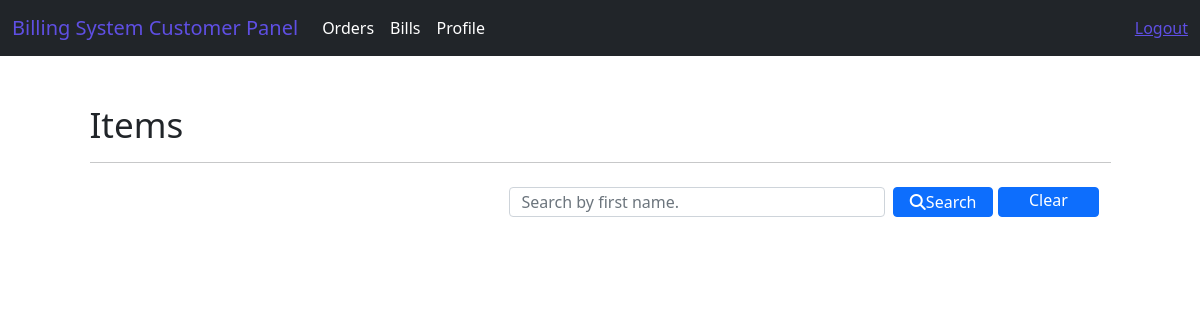
The page /buyer/dashboard/ on the database as committed earlier.
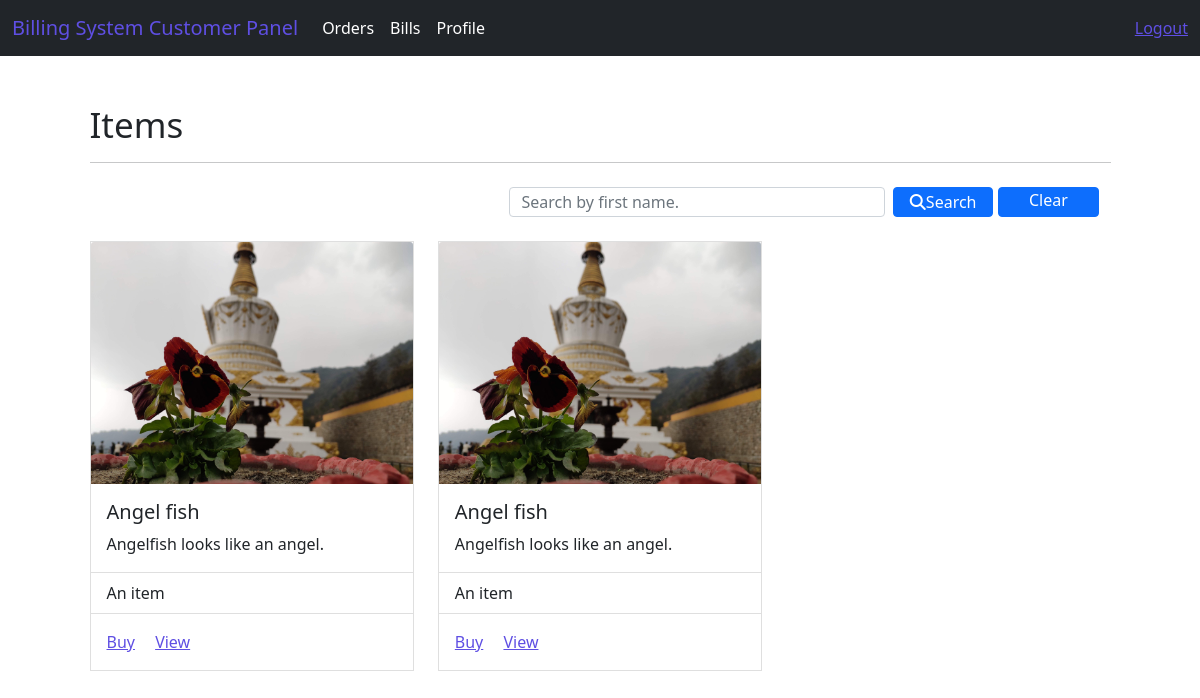
The same page on the database as committed later.
### system/models.py (models this page shows, shortened)
class Item(models.Model):
    item_name = models.CharField(max_length=50)
    item_price = models.FloatField(default=00.00)
    item_image = models.ImageField(upload_to='Images/Items/')
    item_description = models.CharField(max_length=250)
    customusers = models.ForeignKey(CustomUser, on_delete=models.CASCADE, related_name='items')
    class Meta:
        db_table = "Items"

### Buyer/views.py (the view)
# urls.py: path('dashboard/',views.buyer_dashboard, name='buyer-dashboard'),
def buyer_dashboard(request):
    item_list = Item.objects.all().order_by('id')
    context = {"data": item_list}
    if request.method == "POST":
        search = request.POST.get('search')
        items = Item.objects.filter(item_name__icontains=search)
        context = {"data": items}
        return render(request, 'buyerPanel/buyer_dashboard.html', context)
    return render(request,'buyerPanel/buyer_dashboard.html',context)

### templates/buyerPanel/buyer_dashboard.html (shortened to what this page needs)
{% extends 'layouts/buyer_master.html' %}
{% block custom_css %}
<link rel="stylesheet" href="https://cdnjs.cloudflare.com/ajax/libs/font-awesome/6.3.0/css/all.min.css"/>
{% endblock %}
{% block content %}
<div class="container mt-5">
    <h1>Items</h1>
    <hr>
    <nav class="navbar bg-body-tertiary">
        <div class="container-fluid">
              <form class="d-flex" role="search" action="{% url 'buyer-dashboard' %}" method="POST">
                <input style="height: 30px;" class="form-control me-2" type="text" name="search" placeholder="Search by first name." aria-label="Search">
                <button class="btn btn-primary mb-3 mr-3" type="submit" style="height:30px; width: 160px; padding: 0px;"><i class="fa-solid fa-search"></i>Search</button>
                <a href="{% url 'buyer-dashboard' %}" class="btn btn-primary mb-3 ml-2"  style="height:30px; width: 160px; padding: 0px; margin-left: 5px;">Clear</a>
              </form>
        </div>
    </nav>
    <div class="row">
      {% for val in data %}
          <div class="col-md-4">
              <div class="card mb-3">
                  <img src="{{ val.item_image.url }}" width="50" class="card-img-top" alt="{{  val.item_name }}">
                  <div class="card-body">
                    <h5 class="card-title">{{ val.item_name }}</h5>
                    <p class="card-text">{{ val.item_description }}</p>
                  </div>
                  <ul class="list-group list-group-flush">
                    <li class="list-group-item">An item</li>
                  </ul>
                  <div class="card-body">
                    <a href="{% url 'order-item' id=val.id %}" class="card-link">Buy</a>
                    <a href="{% url 'item-view'  id=val.id %}" class="card-link">View</a>
                  </div>
              </div>
          </div>
      {% endfor %}
  </div>
</div>
{% endblock %}

Rows that differ between the two databases and show on the page:
added Item: item_image (picture), item_name "Angel fish", item_description "Angelfish looks like an angel."
added Item: item_image (picture), item_name "Angel fish", item_description "Angelfish looks like an angel."
